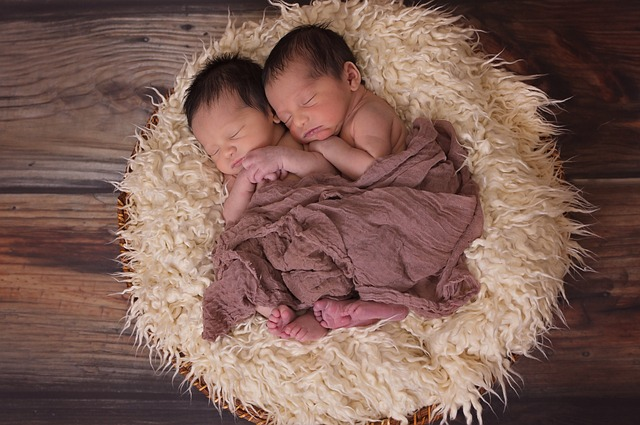
#> input picture openCV Course/images/twins.png, 640 x 425 px
$ python less7.py
#> lines starting #> are read from the running program, lines starting #| are printed output that depends on the picture
#  رسم ألأشكال وألكتابة على الصور

import cv2
img=cv2.imread("images/twins.png")
#> img is the input picture: shape (425, 640, 3); mean B, G, R 84.5, 93.9, 125.2

#line:خط  , rectangle:مربع , text: وضع نص , circle:دائرة

#cv2.line(img1,(x,y),(end,height),(red,green,blue),think font)

cv2.line(img,(10,10),(200,10),(0,255,0),10)  #لأنشاء خط

cv2.rectangle(img,(150,20),(400,200),(0,255,0),2)  # لأنشاء مربع
cv2.putText(img,"baby face",(200,70),cv2.FONT_HERSHEY_COMPLEX,1,(255,0,0),2)
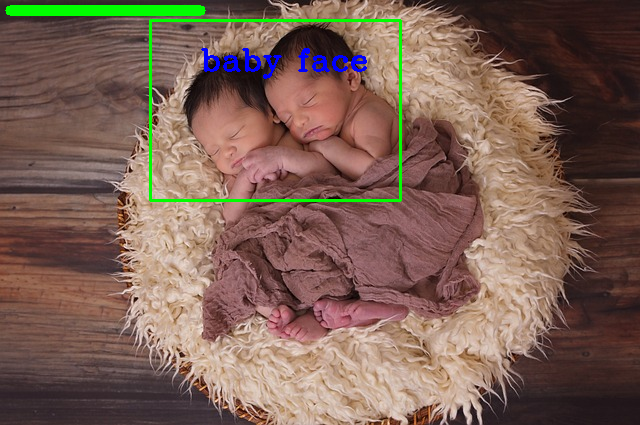
#> img: shape (425, 640, 3); mean B, G, R 84.2, 96.7, 123


cv2.imshow("AbdalRahman",img)

p=cv2.waitKey()
#> (key q is pressed here)
if p== ord("q"):
    cv2.destroyAllWindows()
elif p==ord("s"):
    cv2.imwrite("D:\\twins.png",img)
    cv2.destroyAllWindows()
    print("The image is saved")


$ run again, with openCV Course/images/bird.png copied over openCV Course/images/twins.png
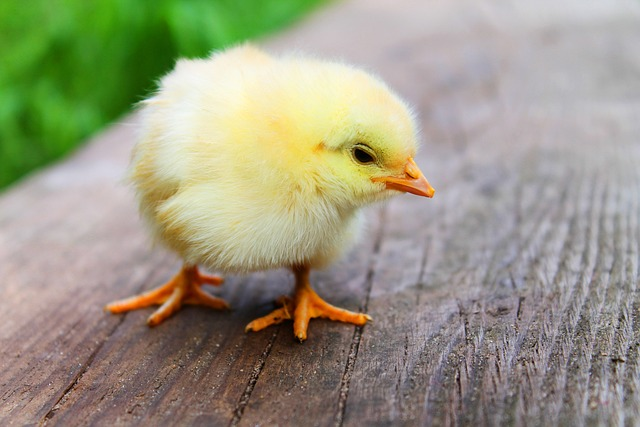
#> input picture openCV Course/images/bird.png, 640 x 427 px
#> img is the input picture: shape (427, 640, 3); mean B, G, R 130.5, 152.7, 154.6
#> `cv2.putText(img,"baby face",(200,70),cv2.FONT_HERSHEY_COMPLEX,1,(255,0..`:
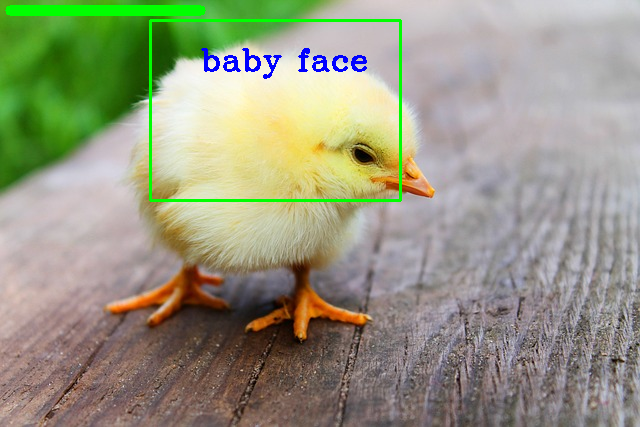
#> img: shape (427, 640, 3); mean B, G, R 129.2, 153.1, 151.3

$ run again, with openCV Course/images/rabit.png copied over openCV Course/images/twins.png
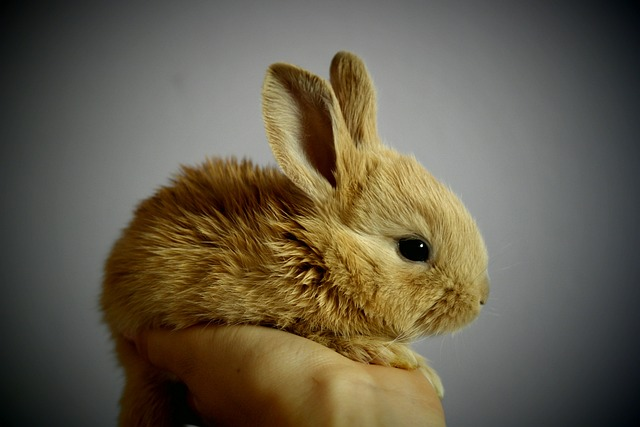
#> input picture openCV Course/images/rabit.png, 640 x 427 px
#> img is the input picture: shape (427, 640, 3); mean B, G, R 75.1, 92.7, 100.8
#> `cv2.putText(img,"baby face",(200,70),cv2.FONT_HERSHEY_COMPLEX,1,(255,0..`:
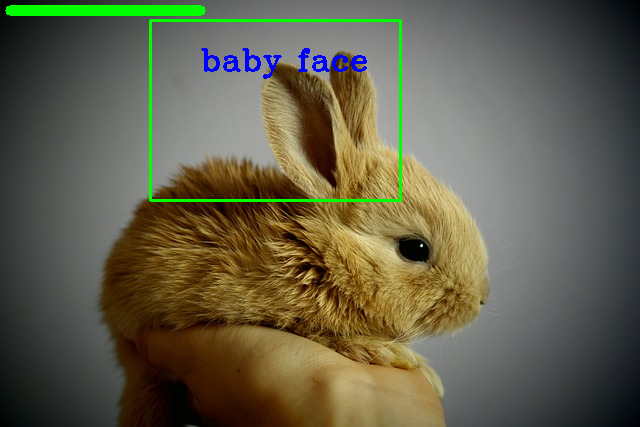
#> img: shape (427, 640, 3); mean B, G, R 74.5, 95, 98.6
